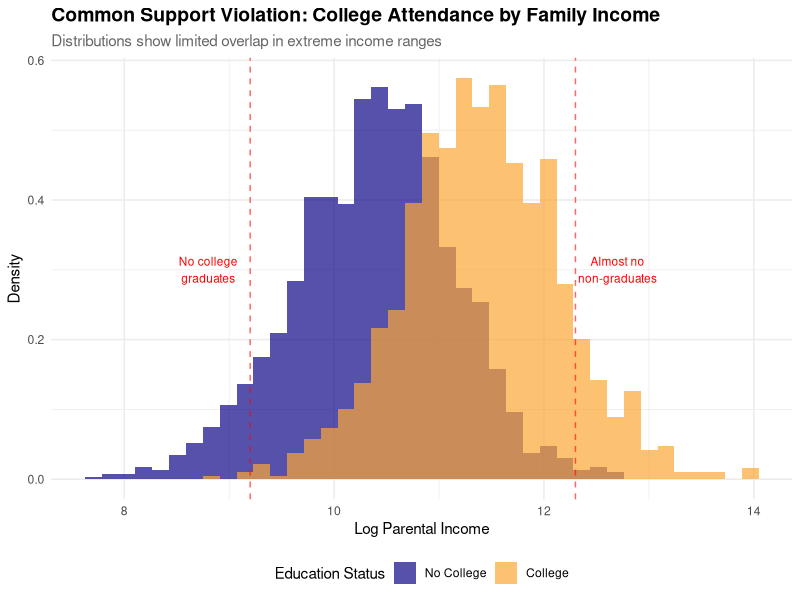

This chart was generated by the following R code:
library(tidyverse)
library(ggplot2)
library(viridis)

# Set seed for reproducibility
set.seed(42)

# Generate data with extreme common support violations
n <- 3000

# Create parental income distribution (wider spread)
log_parent_income <- rnorm(n, mean = 10.8, sd = 0.9)

# College attendance probability (much more extreme function)
# Very steep logistic function for minimal overlap
college_prob <- plogis(-20 + 1.8 * log_parent_income)

# Add some randomness but maintain very strong correlation
has_degree <- rbinom(n, 1, college_prob)

# Generate log income outcome with heterogeneous treatment effects
# This creates bigger bias between full vs overlap samples
college_premium_base <- 0.3  # Base college premium
het_effect <- 0.15  # Additional premium for high-income families
parental_effect <- 0.5  # Intergenerational correlation
intercept <- 5.0    # Base log income

# Heterogeneous treatment effect: college premium increases with parental income
college_premium <- college_premium_base + het_effect * (log_parent_income - 10.8)

log_income <- intercept + 
  parental_effect * log_parent_income + 
  college_premium * has_degree +
  rnorm(n, 0, 0.25)  # Random noise

# Create the dataset
data <- tibble(
  log_parent_income = log_parent_income,
  has_degree_num = has_degree,
  has_degree = factor(has_degree, 
                      levels = c(0, 1), 
                      labels = c("No College", "College")),
  log_income = log_income
)

# Create the common support visualization
p1 <- data %>%
  ggplot(aes(x = log_parent_income, fill = has_degree)) +
  geom_histogram(aes(y = after_stat(density)), 
                 alpha = 0.7, 
                 position = "identity", 
                 bins = 40) +
  scale_fill_viridis_d(option = "plasma", end = 0.8) +
  labs(
    title = "Common Support Violation: College Attendance by Family Income",
    subtitle = "Distributions show limited overlap in extreme income ranges",
    x = "Log Parental Income",
    y = "Density",
    fill = "Education Status"
  ) +
  theme_minimal() +
  theme(
    plot.title = element_text(size = 14, face = "bold"),
    plot.subtitle = element_text(size = 11, color = "gray40"),
    legend.position = "bottom"
  ) +
  # Add vertical lines to highlight problematic regions (more extreme)
  geom_vline(xintercept = c(9.2, 12.3), 
             linetype = "dashed", 
             color = "red", 
             alpha = 0.6) +
  annotate("text", x = 8.8, y = 0.3, 
           label = "No college\ngraduates", 
           size = 3, color = "red") +
  annotate("text", x = 12.7, y = 0.3, 
           label = "Almost no\nnon-graduates", 
           size = 3, color = "red")

# Display the plot
print(p1)

# Summary statistics and common support analysis
cat("\n=== Common Support Analysis ===\n")
cat("Sample size:", nrow(data), "\n")

# Show the problem quantitatively
support_analysis <- data %>%
  group_by(has_degree) %>%
  summarise(
    n = n(),
    min_income = min(log_parent_income),
    max_income = max(log_parent_income),
    mean_income = mean(log_parent_income),
    .groups = "drop"
  )

print(support_analysis)

# Calculate overlap region precisely
college_min <- min(data$log_parent_income[data$has_degree == "College"])
college_max <- max(data$log_parent_income[data$has_degree == "College"])
no_college_min <- min(data$log_parent_income[data$has_degree == "No College"])
no_college_max <- max(data$log_parent_income[data$has_degree == "No College"])

overlap_min <- max(college_min, no_college_min)
overlap_max <- min(college_max, no_college_max)

cat("\nCommon support region: [", round(overlap_min, 2), ", ", round(overlap_max, 2), "]\n")

# Define overlap sample
data_overlap <- data %>%
  filter(log_parent_income >= overlap_min & log_parent_income <= overlap_max)

cat("Overlap sample size:", nrow(data_overlap), "observations\n")
cat("Percentage of full sample:", round(100 * nrow(data_overlap) / nrow(data), 1), "%\n")

# === OLS COMPARISON ===
cat("\n=== OLS Regression Comparison ===\n")

# Full sample regression
model_full <- lm(log_income ~ has_degree_num + log_parent_income, data = data)

# Overlap sample regression  
model_overlap <- lm(log_income ~ has_degree_num + log_parent_income, data = data_overlap)

# Extract coefficients
coef_full <- summary(model_full)$coefficients["has_degree_num", ]
coef_overlap <- summary(model_overlap)$coefficients["has_degree_num", ]

# Create comparison table
comparison <- tibble(
  Sample = c("Full Sample", "Common Support Only"),
  `N` = c(nrow(data), nrow(data_overlap)),
  `College Coefficient` = round(c(coef_full[1], coef_overlap[1]), 3),
  `Standard Error` = round(c(coef_full[2], coef_overlap[2]), 3),
  `t-statistic` = round(c(coef_full[3], coef_overlap[3]), 2)
)

print(comparison)

# Calculate average treatment effects for interpretation
# True ATE in full sample (varies by parental income)
ate_full <- mean(college_premium_base + het_effect * (data$log_parent_income - 10.8))
ate_overlap <- mean(college_premium_base + het_effect * (data_overlap$log_parent_income - 10.8))

cat("\nInterpretation:\n")
cat("- Model includes heterogeneous treatment effects by family income\n")
cat("- True ATE in full sample:", round(ate_full, 3), "\n")
cat("- True ATE in overlap sample:", round(ate_overlap, 3), "\n")
cat("- Full sample estimate:", round(coef_full[1], 3), "\n")
cat("- Common support estimate:", round(coef_overlap[1], 3), "\n")
cat("- Bias in full sample:", round(coef_full[1] - ate_full, 3), "\n")
cat("- Bias in overlap sample:", round(coef_overlap[1] - ate_overlap, 3), "\n")
cat("\nThe full sample estimate is biased because it includes high-income families\n")
cat("(where college premium is larger) without comparable controls.\n")